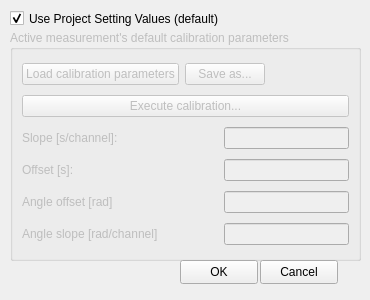
<?xml version="1.0" encoding="UTF-8"?>
<ui version="4.0">
 <class>Dialog</class>
 <widget class="QDialog" name="Dialog">
  <property name="geometry">
   <rect>
    <x>0</x>
    <y>0</y>
    <width>370</width>
    <height>300</height>
   </rect>
  </property>
  <property name="minimumSize">
   <size>
    <width>360</width>
    <height>300</height>
   </size>
  </property>
  <property name="maximumSize">
   <size>
    <width>370</width>
    <height>300</height>
   </size>
  </property>
  <property name="windowTitle">
   <string>Measurements's Calibration Parameters</string>
  </property>
  <widget class="QGroupBox" name="groupBox_5">
   <property name="enabled">
    <bool>false</bool>
   </property>
   <property name="geometry">
    <rect>
     <x>10</x>
     <y>30</y>
     <width>351</width>
     <height>231</height>
    </rect>
   </property>
   <property name="title">
    <string>Active measurement's default calibration parameters</string>
   </property>
   <layout class="QVBoxLayout" name="verticalLayout_4">
    <item>
     <layout class="QHBoxLayout" name="horizontalLayout_29">
      <item>
       <widget class="QPushButton" name="loadCalibrationParametersButton">
        <property name="text">
         <string>Load calibration parameters</string>
        </property>
       </widget>
      </item>
      <item>
       <widget class="QPushButton" name="saveCalibrationParametersButton">
        <property name="text">
         <string>Save as...</string>
        </property>
       </widget>
      </item>
      <item>
       <spacer name="horizontalSpacer_29">
        <property name="orientation">
         <enum>Qt::Horizontal</enum>
        </property>
        <property name="sizeHint" stdset="0">
         <size>
          <width>40</width>
          <height>20</height>
         </size>
        </property>
       </spacer>
      </item>
     </layout>
    </item>
    <item>
     <widget class="QPushButton" name="executeCalibrationButton">
      <property name="text">
       <string>Execute calibration...</string>
      </property>
     </widget>
    </item>
    <item>
     <layout class="QHBoxLayout" name="horizontalLayout_9">
      <item>
       <widget class="QLabel" name="label_9">
        <property name="text">
         <string>Slope [s/channel]:</string>
        </property>
       </widget>
      </item>
      <item>
       <spacer name="horizontalSpacer_9">
        <property name="orientation">
         <enum>Qt::Horizontal</enum>
        </property>
        <property name="sizeHint" stdset="0">
         <size>
          <width>40</width>
          <height>20</height>
         </size>
        </property>
       </spacer>
      </item>
      <item>
       <widget class="QLineEdit" name="slopeLineEdit">
        <property name="minimumSize">
         <size>
          <width>125</width>
          <height>0</height>
         </size>
        </property>
        <property name="maximumSize">
         <size>
          <width>125</width>
          <height>16777215</height>
         </size>
        </property>
       </widget>
      </item>
     </layout>
    </item>
    <item>
     <layout class="QHBoxLayout" name="horizontalLayout_10">
      <item>
       <widget class="QLabel" name="label_10">
        <property name="text">
         <string>Offset [s]:</string>
        </property>
       </widget>
      </item>
      <item>
       <spacer name="horizontalSpacer_10">
        <property name="orientation">
         <enum>Qt::Horizontal</enum>
        </property>
        <property name="sizeHint" stdset="0">
         <size>
          <width>40</width>
          <height>20</height>
         </size>
        </property>
       </spacer>
      </item>
      <item>
       <widget class="QLineEdit" name="offsetLineEdit">
        <property name="minimumSize">
         <size>
          <width>125</width>
          <height>0</height>
         </size>
        </property>
        <property name="maximumSize">
         <size>
          <width>125</width>
          <height>16777215</height>
         </size>
        </property>
       </widget>
      </item>
     </layout>
    </item>
    <item>
     <layout class="QHBoxLayout" name="horizontalLayout_7">
      <item>
       <widget class="QLabel" name="label_6">
        <property name="text">
         <string>Angle offset [rad]</string>
        </property>
       </widget>
      </item>
      <item>
       <spacer name="horizontalSpacer_5">
        <property name="orientation">
         <enum>Qt::Horizontal</enum>
        </property>
        <property name="sizeHint" stdset="0">
         <size>
          <width>40</width>
          <height>20</height>
         </size>
        </property>
       </spacer>
      </item>
      <item>
       <widget class="QLineEdit" name="angleOffsetLineEdit">
        <property name="minimumSize">
         <size>
          <width>125</width>
          <height>0</height>
         </size>
        </property>
        <property name="maximumSize">
         <size>
          <width>125</width>
          <height>16777215</height>
         </size>
        </property>
       </widget>
      </item>
     </layout>
    </item>
    <item>
     <layout class="QHBoxLayout" name="horizontalLayout_6">
      <item>
       <widget class="QLabel" name="label_5">
        <property name="text">
         <string>Angle slope [rad/channel]</string>
        </property>
       </widget>
      </item>
      <item>
       <spacer name="horizontalSpacer_4">
        <property name="orientation">
         <enum>Qt::Horizontal</enum>
        </property>
        <property name="sizeHint" stdset="0">
         <size>
          <width>40</width>
          <height>20</height>
         </size>
        </property>
       </spacer>
      </item>
      <item>
       <widget class="QLineEdit" name="angleSlopeLineEdit">
        <property name="minimumSize">
         <size>
          <width>125</width>
          <height>0</height>
         </size>
        </property>
        <property name="maximumSize">
         <size>
          <width>125</width>
          <height>16777215</height>
         </size>
        </property>
       </widget>
      </item>
     </layout>
    </item>
   </layout>
  </widget>
  <widget class="QCheckBox" name="useProjectSettingsValuesCheckBox">
   <property name="geometry">
    <rect>
     <x>10</x>
     <y>10</y>
     <width>251</width>
     <height>17</height>
    </rect>
   </property>
   <property name="text">
    <string>Use Project Setting Values (default)</string>
   </property>
   <property name="checked">
    <bool>true</bool>
   </property>
  </widget>
  <widget class="QPushButton" name="OKButton">
   <property name="geometry">
    <rect>
     <x>180</x>
     <y>260</y>
     <width>78</width>
     <height>24</height>
    </rect>
   </property>
   <property name="text">
    <string>OK</string>
   </property>
  </widget>
  <widget class="QPushButton" name="cancelButton">
   <property name="geometry">
    <rect>
     <x>260</x>
     <y>260</y>
     <width>78</width>
     <height>24</height>
    </rect>
   </property>
   <property name="text">
    <string>Cancel</string>
   </property>
  </widget>
 </widget>
 <tabstops>
  <tabstop>useProjectSettingsValuesCheckBox</tabstop>
  <tabstop>OKButton</tabstop>
  <tabstop>cancelButton</tabstop>
  <tabstop>loadCalibrationParametersButton</tabstop>
  <tabstop>saveCalibrationParametersButton</tabstop>
  <tabstop>executeCalibrationButton</tabstop>
  <tabstop>slopeLineEdit</tabstop>
  <tabstop>offsetLineEdit</tabstop>
 </tabstops>
 <resources/>
 <connections>
  <connection>
   <sender>useProjectSettingsValuesCheckBox</sender>
   <signal>toggled(bool)</signal>
   <receiver>groupBox_5</receiver>
   <slot>setDisabled(bool)</slot>
   <hints>
    <hint type="sourcelabel">
     <x>38</x>
     <y>25</y>
    </hint>
    <hint type="destinationlabel">
     <x>40</x>
     <y>36</y>
    </hint>
   </hints>
  </connection>
 </connections>
</ui>
